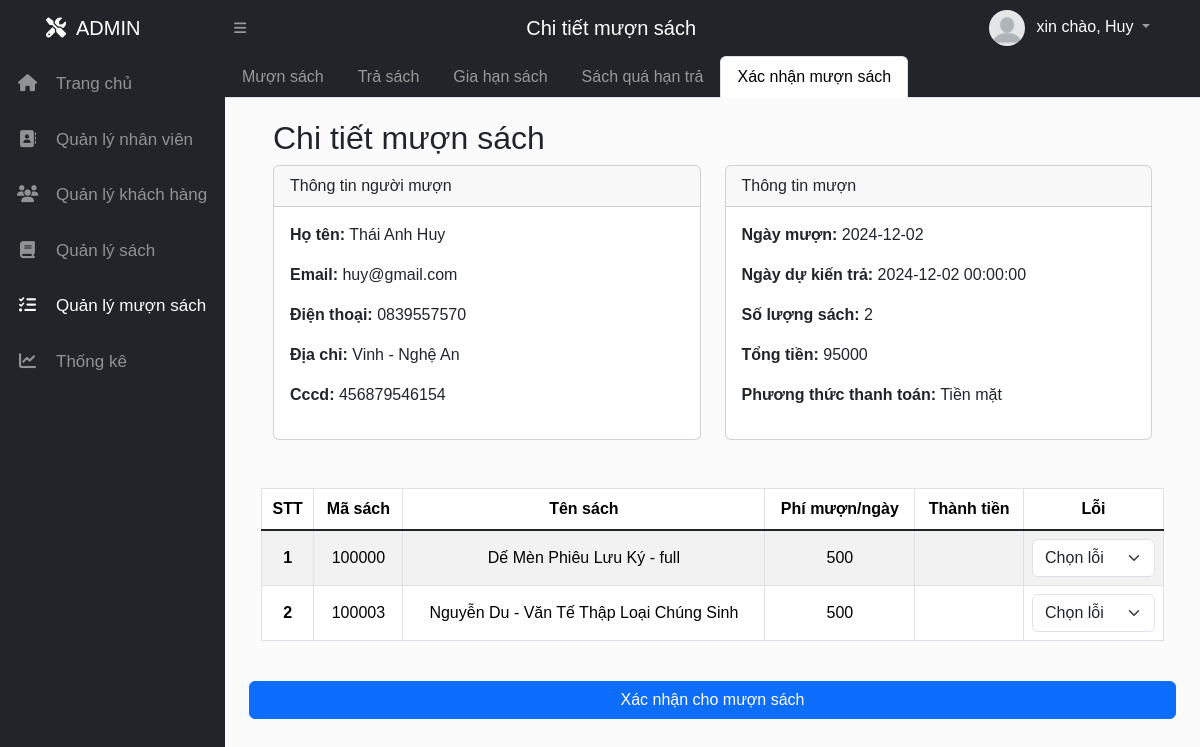
Screenshot of /Admin/ql_muon_sach/detail_muon_sach?mamuonsach=100002 (signed in) with the database file from the repository.
### tables this page shows
CREATE TABLE `muonsach` (
  `MaMuonSach` int(11) NOT NULL AUTO_INCREMENT,
  `MaTaiKhoan` int(11) DEFAULT NULL,
  `NgayMuon` date DEFAULT curdate(),
  `NgayDuKienTra` datetime DEFAULT NULL,
  `HanTra` datetime DEFAULT NULL,
  `NgayGiaHan` datetime DEFAULT NULL,
  `NgayTraThuc` datetime DEFAULT NULL,
  `SoLuongSachMuon` int(3) DEFAULT 0,
  `TongTien` double DEFAULT 0,
  `TrangThai` enum('Đang mượn','Đã trả','Chờ xác nhận','Đang vận chuyển','Gia hạn') DEFAULT 'Đang mượn',
  `PhuongThucThanhToan` enum('Chuyển khoản','Tiền mặt','Tiền trong tài khoản thư viện') DEFAULT 'Tiền mặt',
  `CreatedAt` datetime DEFAULT current_timestamp(),
  `UpdatedAt` datetime DEFAULT current_timestamp() ON UPDATE current_timestamp(),
  PRIMARY KEY (`MaMuonSach`),
  KEY `MaTaiKhoan` (`MaTaiKhoan`),
  CONSTRAINT `muonsach_ibfk_1` FOREIGN KEY (`MaTaiKhoan`) REFERENCES `taikhoan` (`MaTaiKhoan`) ON DELETE CASCADE
);

CREATE TABLE `taikhoan` (
  `MaTaiKhoan` int(11) NOT NULL AUTO_INCREMENT,
  `TenDangNhap` varchar(50) DEFAULT NULL,
  `MatKhauHash` varchar(255) DEFAULT NULL,
  `MaVaiTro` int(11) DEFAULT 1,
  `MaTrangThai` int(11) DEFAULT 3,
  `HoTen` varchar(100) DEFAULT NULL,
  `Email` varchar(100) DEFAULT NULL,
  `Cccd` varchar(13) DEFAULT NULL,
  `DienThoai` varchar(20) DEFAULT NULL,
  `DiaChi` varchar(255) DEFAULT NULL,
  `URL_HinhNguoiDung` varchar(255) DEFAULT NULL,
  `CreatedAt` datetime DEFAULT current_timestamp(),
  `UpdatedAt` datetime DEFAULT current_timestamp() ON UPDATE current_timestamp(),
  PRIMARY KEY (`MaTaiKhoan`),
  UNIQUE KEY `TenDangNhap` (`TenDangNhap`),
  UNIQUE KEY `Email` (`Email`),
  UNIQUE KEY `Cccd` (`Cccd`),
  KEY `MaVaiTro` (`MaVaiTro`),
  KEY `MaTrangThai` (`MaTrangThai`),
  CONSTRAINT `taikhoan_ibfk_1` FOREIGN KEY (`MaVaiTro`) REFERENCES `vaitro` (`MaVaiTro`),
  CONSTRAINT `taikhoan_ibfk_2` FOREIGN KEY (`MaTrangThai`) REFERENCES `trangthai` (`MaTrangThai`)
);

CREATE TABLE `chitietmuonsach` (
  `MaChiTietMuon` int(11) NOT NULL AUTO_INCREMENT,
  `MaMuonSach` int(11) DEFAULT NULL,
  `MaSachCaBiet` int(11) DEFAULT 0,
  `MaSach` int(11) DEFAULT NULL,
  `GiaMuon_Ngay` double DEFAULT NULL,
  `ThanhTien` double DEFAULT NULL,
  `TrangThai` enum('Đang mượn','Đã trả','Gia hạn','Chờ xác nhận') DEFAULT 'Đang mượn',
  `CreatedAt` datetime DEFAULT current_timestamp(),
  `UpdatedAt` datetime DEFAULT current_timestamp() ON UPDATE current_timestamp(),
  PRIMARY KEY (`MaChiTietMuon`),
  KEY `MaSachCaBiet` (`MaSachCaBiet`),
  KEY `MaSach` (`MaSach`),
  KEY `chitietmuonsach_ibfk_1` (`MaMuonSach`),
  CONSTRAINT `chitietmuonsach_ibfk_1` FOREIGN KEY (`MaMuonSach`) REFERENCES `muonsach` (`MaMuonSach`) ON DELETE CASCADE,
  CONSTRAINT `chitietmuonsach_ibfk_2` FOREIGN KEY (`MaSachCaBiet`) REFERENCES `sachcabiet` (`MaSachCaBiet`) ON DELETE CASCADE,
  CONSTRAINT `chitietmuonsach_ibfk_3` FOREIGN KEY (`MaSach`) REFERENCES `sach` (`MaSach`) ON DELETE SET NULL
);

CREATE TABLE `sach` (
  `MaSach` int(11) NOT NULL AUTO_INCREMENT,
  `TenSach` varchar(255) DEFAULT NULL,
  `MoTa` text DEFAULT NULL,
  `NhaXuatBan` varchar(100) DEFAULT NULL,
  `NgayXuatBan` date DEFAULT NULL,
  `ISBN` varchar(20) DEFAULT NULL,
  `URL_HinhSach` varchar(255) DEFAULT NULL,
  `LuotLuu` int(11) DEFAULT 0,
  `LuotXem` int(11) DEFAULT 0,
  `LuotThich` int(11) DEFAULT 0,
  `CoLoi` tinyint(1) DEFAULT 0,
  `ViTriSach` varchar(100) DEFAULT NULL,
  `GhimSach` tinyint(1) DEFAULT 0,
  `MaBoSach` int(11) DEFAULT NULL,
  `TongSL` int(11) NOT NULL,
  `SLConLai` int(11) NOT NULL,
  `DonGia` double DEFAULT NULL,
  `CreatedAt` datetime DEFAULT current_timestamp(),
  `UpdatedAt` datetime DEFAULT current_timestamp() ON UPDATE current_timestamp(),
  PRIMARY KEY (`MaSach`),
  KEY `MaBoSach` (`MaBoSach`),
  CONSTRAINT `sach_ibfk_1` FOREIGN KEY (`MaBoSach`) REFERENCES `bosach` (`MaBoSach`) ON DELETE SET NULL
);

### View/Admin/index.php (called while the page is built, shortened)
<?php
    include('../../config.php');
    if (isset($_GET['mod'])) {
        switch ($_GET['mod']) {
            case 'ql_muon_sach':
                $ctrl_name = "c_ad_ql_muon_tra";
                break;
        }
        include_once '../../controller/c_admin/'.$ctrl_name.'.php';
    } else{
        header('Location: ?mod=home&act=home');
    }
?>

### Model/library.php (called while the page is built, shortened)
<?php
    function connectdb(){
        $servername = "localhost";
        $username   = "root";
        $password   = "";
        $dbname     = "ql_thuvien";
        $conn   = mysqli_connect($servername, $username, $password, $dbname);
        return $conn;
    }
    function get_all($sql) {
        $conn = connectdb();
        $list = [];
        $result = mysqli_query($conn, $sql);
        return $list;
    }
    function get_one($sql)
    {
        $conn = connectdb();
        $result = mysqli_query($conn, $sql);
        $result = mysqli_fetch_assoc($result);
        return $result;
    }
?>

### Model/m_admin/m_ad_ql_muon_tra.php (called while the page is built, shortened)
<?php
include "../../Model/library.php";
    function get_One_MuonSach($mamuonsach){
        return get_one("SELECT * FROM muonsach
        LEFT JOIN taikhoan on muonsach.MaTaiKhoan = taikhoan.MaTaiKhoan
        WHERE MaMuonSach = $mamuonsach");
    }
    function get_chitiet_muonsach($mamuonsach){
        $conn = connectdb();
        $sql = "SELECT chitietmuonsach.*, sach.TenSach, sachcabiet.SoHieuBanSao
                FROM chitietmuonsach
                LEFT JOIN sach ON chitietmuonsach.MaSach = sach.MaSach
                LEFT JOIN muonsach ON chitietmuonsach.MaMuonSach = muonsach.MaMuonSach
                LEFT JOIN sachcabiet ON chitietmuonsach.MaSachCaBiet = sachcabiet.MaSachCaBiet
                WHERE chitietmuonsach.MaMuonSach = ?";
        $stmt = $conn->prepare($sql);
        $stmt->bind_param("i", $mamuonsach);
        $stmt->execute();
        $result = $stmt->get_result();
        $list = [];
        while ($row = $result->fetch_assoc()) {
            array_push($list, $row);
        }
        return $list;
    }
    function get_chitiet_muonsach_xacnhanmuon($mamuonsach){
        $list = get_chitiet_muonsach($mamuonsach);
        foreach ($list as $key => $item) {
            $masach = $item['MaSach'];
            $item['MaSachCaBiet'] = get_all_sachloi($masach);
            $list[$key] = $item;
        }
        return $list;
    }
    function get_all_sachloi($masach){
        return get_all("SELECT MaSachCaBiet, SoHieuBanSao FROM sachcabiet WHERE Masach = $masach");
    }
?>

### View/Admin/home/muontrasach/choxacnhan/detail_muon_sach.php (the view, shortened to what this page needs)
<div class="container mt-3 mb-3">
    <div class="row justify-content-center">
        <div class="col-md-12 row">
            <h2>Chi tiết mượn sách</h2>
            <div class="col-md-6">
                <div class="card">
                    <div class="card-header">
                        Thông tin người mượn
                    </div>
                    <div class="card-body">
                        <p><strong>Họ tên:</strong> <?=$muonsach["HoTen"]?></p>
                        <p><strong>Email:</strong> <?=$muonsach["Email"]?></p>
                        <p><strong>Điện thoại:</strong> <?=$muonsach["DienThoai"]?></p>
                        <p><strong>Địa chỉ:</strong> <?=$muonsach["DiaChi"]?></p>
                        <p><strong>Cccd:</strong> <?=$muonsach["Cccd"]?></p>
                    </div>
                </div>
            </div>
            <div class="col-md-6">
                <div class="card">
                    <div class="card-header">
                        Thông tin mượn
                    </div>
                    <div class="card-body">
                        <p><strong>Ngày mượn:</strong> <?=$muonsach["NgayMuon"]?></p>
                        <p><strong>Ngày dự kiến trả:</strong> <?=$muonsach["NgayDuKienTra"]?></p>
                        <p><strong>Số lượng sách:</strong> <?=$muonsach["SoLuongSachMuon"]?></p>
                        <p><strong>Tổng tiền:</strong> <?=$muonsach["TongTien"]?></p>
                        <p><strong>Phương thức thanh toán:</strong> <?=$muonsach["PhuongThucThanhToan"]?></p>
                    </div>
                </div>
            </div>
        </div>
    </div>
    <div class="row justify-content-center mt-4">
        <form method="post" action="">
            <div class="table-responsive">
                <table class="table text-center table-hover mt-4 table-bordered table-striped">
                    <thead class="thead-dark">
                        <tr>
                            <th scope="col">STT</th>
                            <th scope="col">Mã sách</th>
                            <th scope="col">Tên sách</th>
                            <th scope="col">Phí mượn/ngày</th>
                            <th scope="col">Thành tiền</th>
                            <th scope="col">Lỗi</th>
                        </tr>
                    </thead>
                    <tbody class="table-group-divider">
                        <?php $stt = 1;
                            foreach($details as $detail):
                        ?>
                        <tr>
                            <th scope="row"><div><?=$stt?></div></th>
                            <td><div class="hang1_table"><?=$detail["MaSach"]?></div></td>
                            <td><div class="hang1_table"><?=$detail["TenSach"]?></div></td>
                            <td><div class="hang1_table"><?=$detail["GiaMuon_Ngay"]?></div></td>
                            <td><div class="hang1_table"><?=$detail["ThanhTien"]?></div></td>
                            <td>
                                <div class="hang1_table">
                                    <select class="form-select" name="masachcabiet[<?=$detail["MaSach"]?>][masachcabiet]">
                                        <option value="0">Chọn lỗi</option>
                                    </select>
                                </div>
                            </td>
                        </tr>
                        <?php $stt++; endforeach; ?>
                    </tbody>
                </table>
            </div>
            <div class="row justify-content-center mt-4">
                <button type="submit" name="submit-xacnhan" class="btn btn-primary">Xác nhận cho mượn sách</button>
            </div>
        </form>
    </div>
</div>

### Assets/css/admin.css (style rules this page uses)
* { margin: 0; padding: 0; box-sizing: border-box; }
*, *::before, *::after { box-sizing: border-box; }
body { font-family: Arial, sans-serif; background-color: #e2e2e21f; justify-content: space-between; }
div { display: block; unicode-bidi: isolate; }
:root { --blue: #287bff; --white: #fff; --grey: #f5f5f5; --black1: #222; --black2: #999; --color-white: #fff; --color-header: #212529; --color-background-cursor: #444; --color-btn: #71be34; }
.table th, .table td { vertical-align: middle; word-wrap: break-word; }
.hang1_table { white-space: nowrap; overflow: hidden; text-overflow: ellipsis; }
.card { transition: transform 0.3s ease; }

### rows the page displays
muonsach: MaTaiKhoan.HoTen "Thái Anh Huy", MaTaiKhoan.Email "huy@gmail.com", MaTaiKhoan.DienThoai "0839557570", MaTaiKhoan.DiaChi "Vinh - Nghệ An", MaTaiKhoan.Cccd "456879546154", NgayMuon "2024-12-02", NgayDuKienTra "2024-12-02 00:00:00", SoLuongSachMuon "2", TongTien "95000", PhuongThucThanhToan "Tiền mặt"
chitietmuonsach: MaSach "100000", MaSach.TenSach "Dế Mèn Phiêu Lưu Ký - full", GiaMuon_Ngay "500", MaSach "Chọn lỗi"
chitietmuonsach: MaSach "100003", MaSach.TenSach "Nguyễn Du - Văn Tế Thập Loại Chúng Sinh", GiaMuon_Ngay "500", MaSach "Chọn lỗi"

### other values shown
$title_bar "Chi tiết mượn sách"
$_SESSION['last_name_user'] "Huy"
